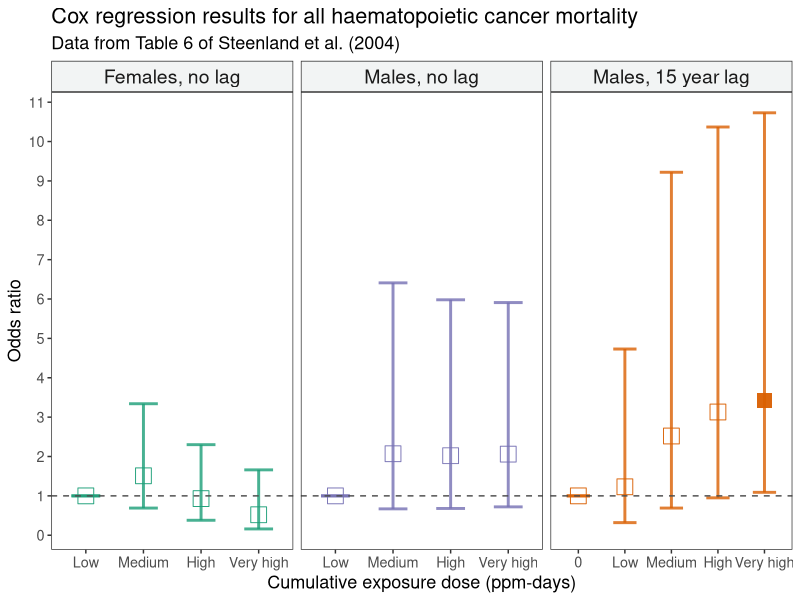
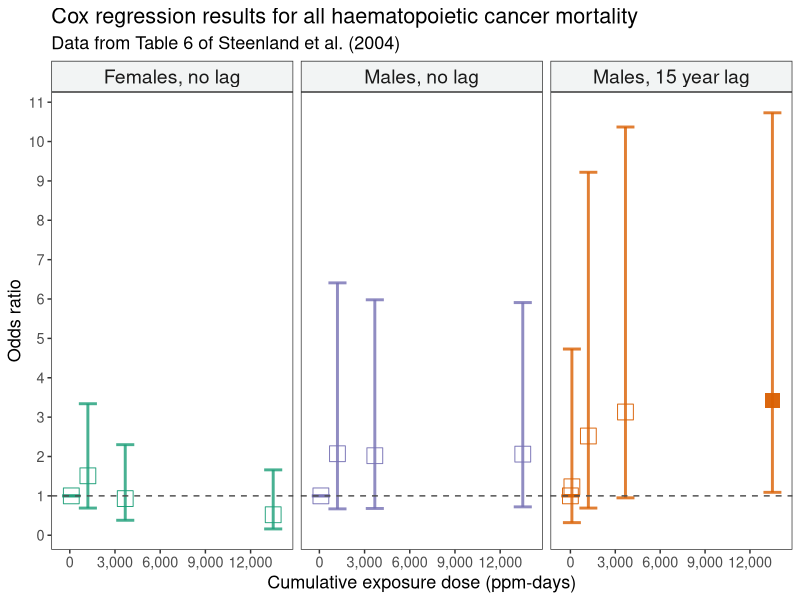
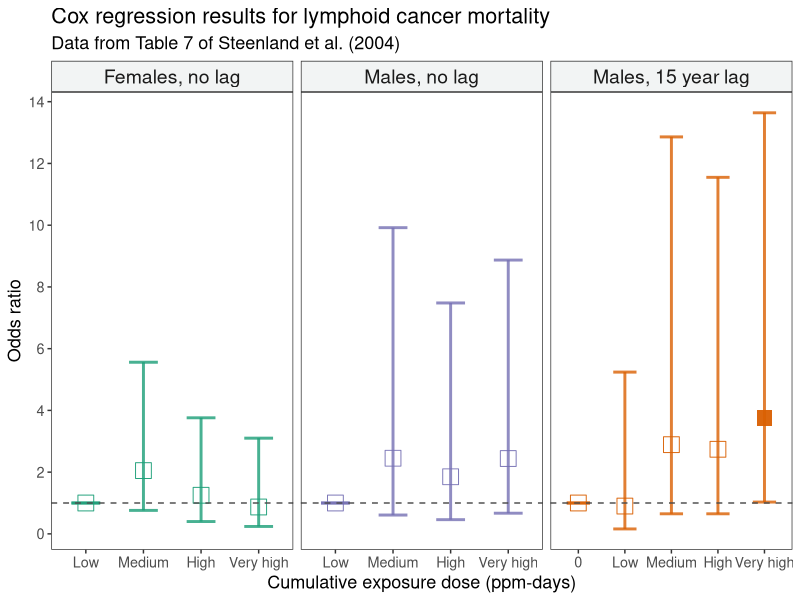
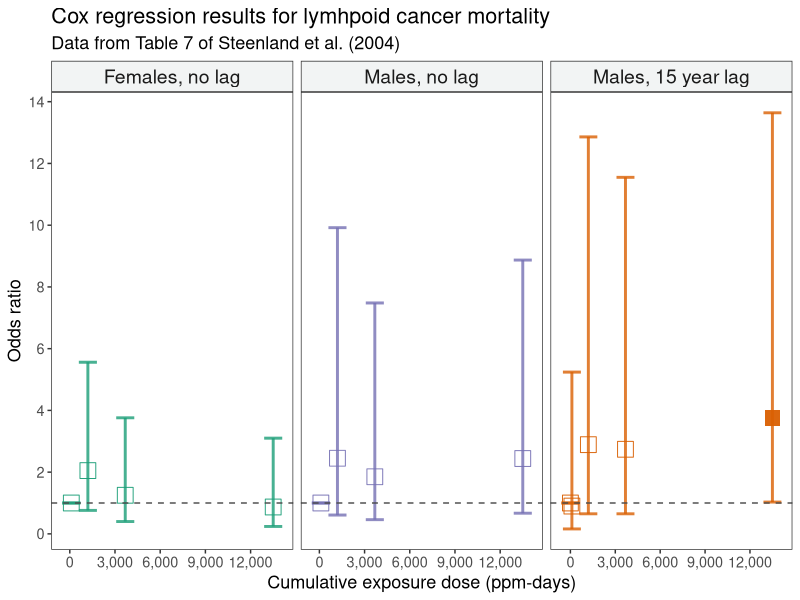
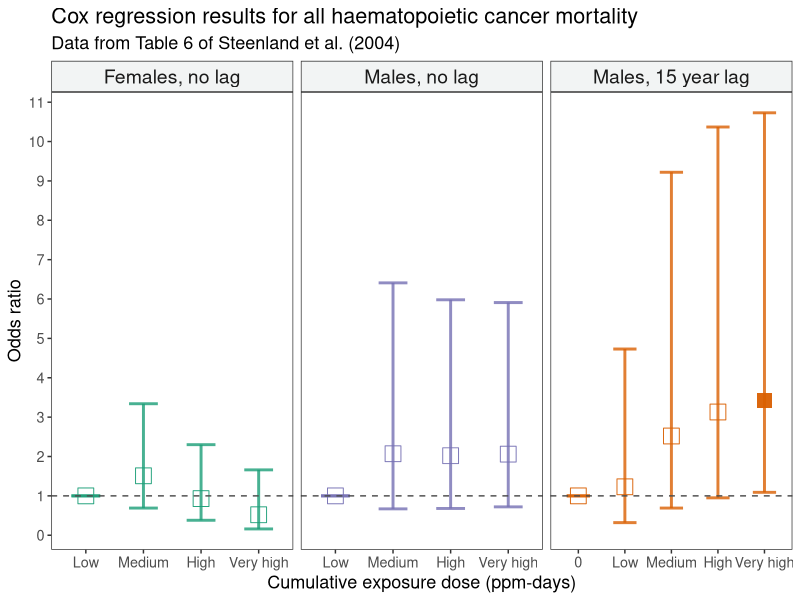
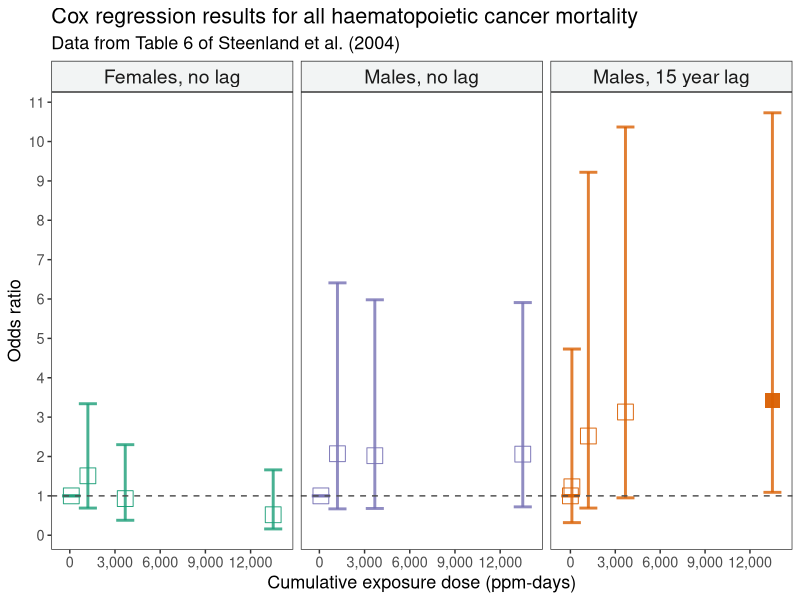
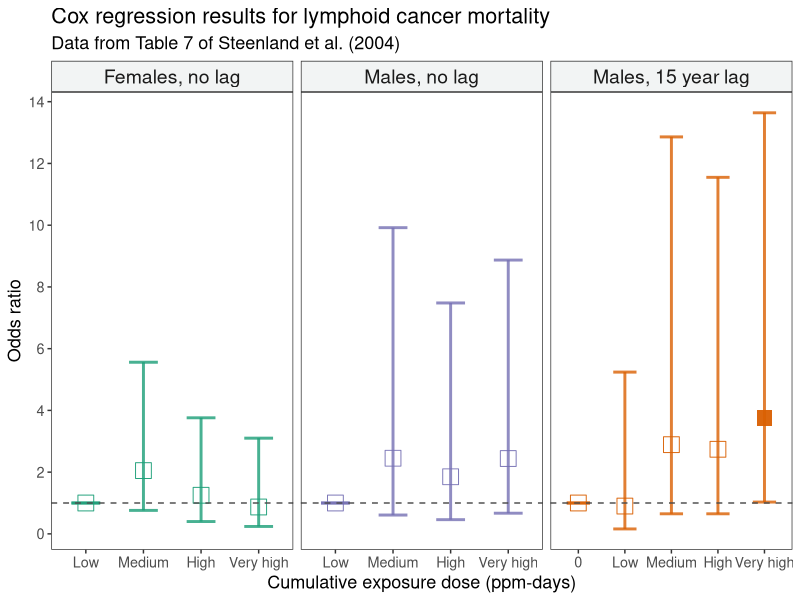
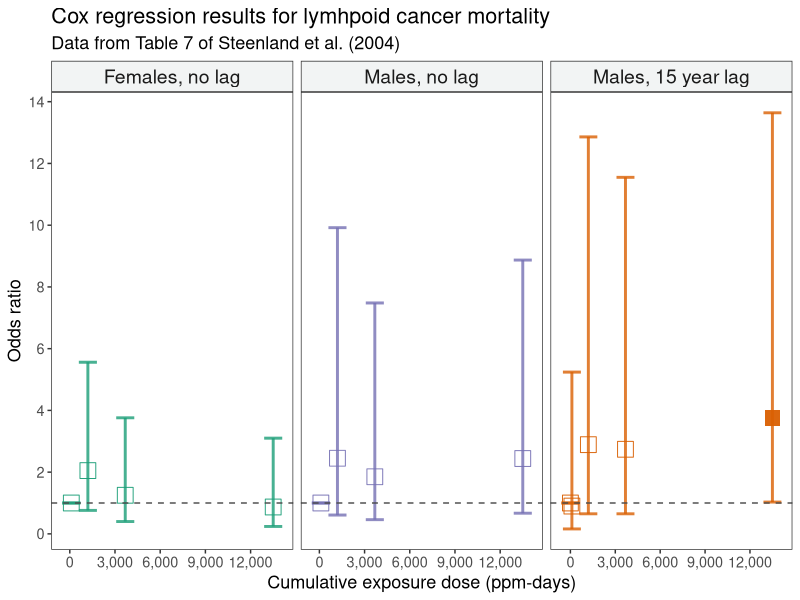

Reproduce these figures in R, in order.
# ---
# title: "Steenland 2004 - Mortality analyses in a cohort of 18,235 ethylene oxide ..."
# author: "FK"
# date: "2022-10-19"
# ---

  
library(tidyverse)
library(here)
library(RColorBrewer)
# 
# ggtheme <- theme_bw() +
#   theme(panel.grid.major = element_blank(), #element_line(color = "gray30", linetype = "solid"),
#         panel.grid.minor = element_blank(),
#         strip.text = element_text(size = 14, face = 'bold'),
#         legend.title = element_blank(),
#         legend.position = "bottom",
#         legend.text = element_text(size = 14),
#         legend.direction = "vertical",
#         axis.text = element_text(size = 12),
#         axis.text.x = element_text(angle = 45, hjust = 1),
#         axis.title = element_text(size = 14, face = 'bold'),
#         plot.title = element_text(size = 14, face = 'bold'),
#         plot.subtitle = element_text(size = 12))
# 


plot_steenland <- function(dat, expo_cat = T) { 
  
  ggtheme <- theme_bw() +
    theme(text = element_text(size = 13), 
          panel.grid = element_blank(),
          strip.background = element_rect(fill = '#f2f4f4'), 
          strip.text = element_text(size = 14))
  
  plot.col <- c(brewer.pal(n = 3, "Dark2")[1:3])
  
  ggplot(data = dat, aes(x = if (expo_cat) labs else xaxis, y = OR, color = model)) + 
    geom_point(aes(shape = sig), size = 5, show.legend = F, alpha = 0.95) +
    geom_errorbar(aes(ymin = OR.L, ymax = OR.U), width = if (expo_cat) 0.5 else 1200, cex = 1, show.legend = F, alpha = 0.8) +
    facet_wrap(~ fct_relevel(model, 'Females, no lag', 'Males, no lag', 'Males, 15 year lag'), scales = 'free_x') + 
    geom_hline(yintercept = 1, linetype = 2, color = "gray30") +
    scale_shape_identity() + 
    scale_color_manual(values = plot.col) +
    labs(x = "Cumulative exposure dose (ppm-days)",
         y = "Odds ratio")+
    ggtheme
}

labels <- data.frame(category = c('0 (lagged out)', '0-1199', '1200-3679', '3680-13499', '13500+'), 
                     labs = c('0', 'Low', 'Medium', 'High', 'Very high'),
                     xaxis = c(0, 100, 1200, 3680, 13500))

# Table 6. ------------------------------------------------------------------

table6 <- tribble(~No, ~model, ~category, ~OR, ~OR.L, ~OR.U,
                  1, "Males, no lag", "0-1199", 1, 1, 1,
                  2, "Males, no lag", "1200-3679", 2.07, 0.67, 6.41,
                  3, "Males, no lag", "3680-13499", 2.02, 0.68, 5.98,
                  4, "Males, no lag", "13500+", 2.06, 0.72, 5.91,
                  1, "Females, no lag", "0-1199", 1, 1, 1,
                  2, "Females, no lag", "1200-3679", 1.51, 0.69, 3.34,
                  3, "Females, no lag", "3680-13499", 0.93, 0.38, 2.30,
                  4, "Females, no lag", "13500+", 0.52, 0.16, 1.66,
                  1, "Males, 15 year lag", "0 (lagged out)", 1, 1, 1,
                  2, "Males, 15 year lag", "0-1199", 1.23, 0.32, 4.73,
                  3, "Males, 15 year lag", "1200-3679", 2.52, 0.69, 9.22,
                  4, "Males, 15 year lag", "3680-13499", 3.13, 0.95, 10.37,
                  5, "Males, 15 year lag", "13500+", 3.42, 1.09, 10.73) %>% 
  left_join(labels, by = 'category')

table6 <- table6 %>% 
  mutate(model_cat = paste(model, category, sep = "-"),
         sig = ifelse(OR.U < 1 , 15, #15-prtc
                      ifelse((OR.L<=1 & OR.U>=1), 0, 15)), #0-null #15-sigpos
         sig = as.integer(sig))

catz <- unique(table6$model_cat)

table6 <- table6 %>% 
  mutate(model_cat = factor(model_cat, levels = catz), 
         labs = factor(labs, levels = c('0', 'Low', 'Medium', 'High', 'Very high')))


plot_steenland(table6, expo_cat = T) +
  scale_y_continuous(n.breaks = 10) +
  labs(
    title = "Cox regression results for all haematopoietic cancer mortality", 
    subtitle = 'Data from Table 6 of Steenland et al. (2004)'    
  ) 

ggsave(here('output','plot','steenland2004-table6-cat.jpeg'), 
       width = 12, height = 8, dpi = 600)


plot_steenland(table6, expo_cat = F) +
  scale_y_continuous(n.breaks = 10) +
  labs(
    title = "Cox regression results for all haematopoietic cancer mortality", 
    subtitle = 'Data from Table 6 of Steenland et al. (2004)'    
  ) +
  scale_x_continuous(breaks = seq(0, 14000, 3000), labels = scales::comma)

ggsave(here('output','plot','steenland2004-table6-cum.jpeg'), 
       width = 12, height = 8, dpi = 600)


# Table 7. ----------------------------------------------------------------
table7 <- tribble(~model, ~category, ~OR, ~OR.L, ~OR.U,
                  "Males, no lag", "0-1199", 1, 1, 1,
                  "Males, no lag", "1200-3679", 2.45, 0.61, 9.92,
                  "Males, no lag", "3680-13499", 1.85, 0.46, 7.48,
                  "Males, no lag", "13500+", 2.44, 0.67, 8.87,
                  "Females, no lag", "0-1199", 1, 1, 1,
                  "Females, no lag", "1200-3679", 2.05, 0.76, 5.56,
                  "Females, no lag", "3680-13499", 1.25, 0.4, 3.76,
                  "Females, no lag", "13500+", 0.87, 0.24, 3.10,
                  "Males, 15 year lag", "0 (lagged out)", 1, 1, 1,
                  "Males, 15 year lag", "0-1199", 0.90, 0.16, 5.24,
                  "Males, 15 year lag", "1200-3679", 2.89, 0.65, 12.86,
                  "Males, 15 year lag", "3680-13499", 2.74, 0.65, 11.55,
                  "Males, 15 year lag", "13500+", 3.76, 1.03, 13.64) %>% 
  left_join(labels, by = 'category') 

table7 <- table7 %>%
  mutate(model_cat = paste(model, category, sep = "-"),
         sig = ifelse(OR.U < 1 , 15, #15-prtc
                      ifelse((OR.L<=1 & OR.U>=1), 0, 15)), #0-null #15-sigpos
         sig = as.integer(sig))

catz <- unique(table7$model_cat)

table7 <- table7 %>% 
  mutate(model_cat = factor(model_cat, levels = catz), 
         labs = factor(labs, levels = c('0', 'Low', 'Medium', 'High', 'Very high')))


plot_steenland(table7, expo_cat = T) +
  scale_y_continuous(n.breaks = 10) +
  labs(
    title = "Cox regression results for lymphoid cancer mortality", 
    subtitle = 'Data from Table 7 of Steenland et al. (2004)'    
  ) 

ggsave(here('output','plot','steenland2004-table7-cat.jpeg'), 
       width = 12, height = 8, dpi = 600)


plot_steenland(table7, expo_cat = F) +
  scale_y_continuous(n.breaks = 10) +
  labs(
    title = "Cox regression results for lymhpoid cancer mortality", 
    subtitle = 'Data from Table 7 of Steenland et al. (2004)'    
  ) +
  scale_x_continuous(breaks = seq(0, 14000, 3000), labels = scales::comma)

ggsave(here('output','plot','steenland2004-table7-cum.jpeg'), 
       width = 12, height = 8, dpi = 600)
